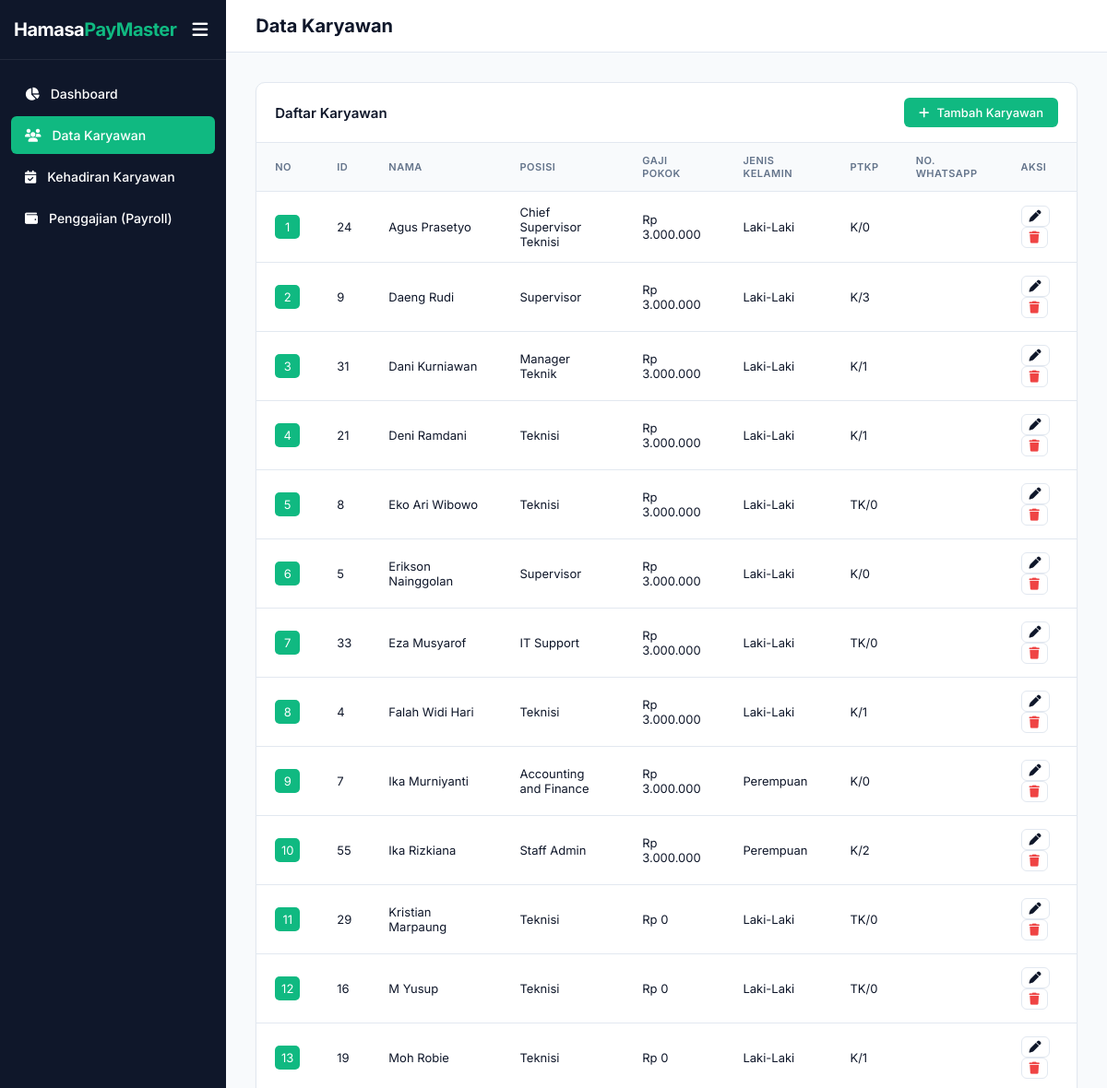
The page /employees (signed in, upper part) on the database as committed earlier.
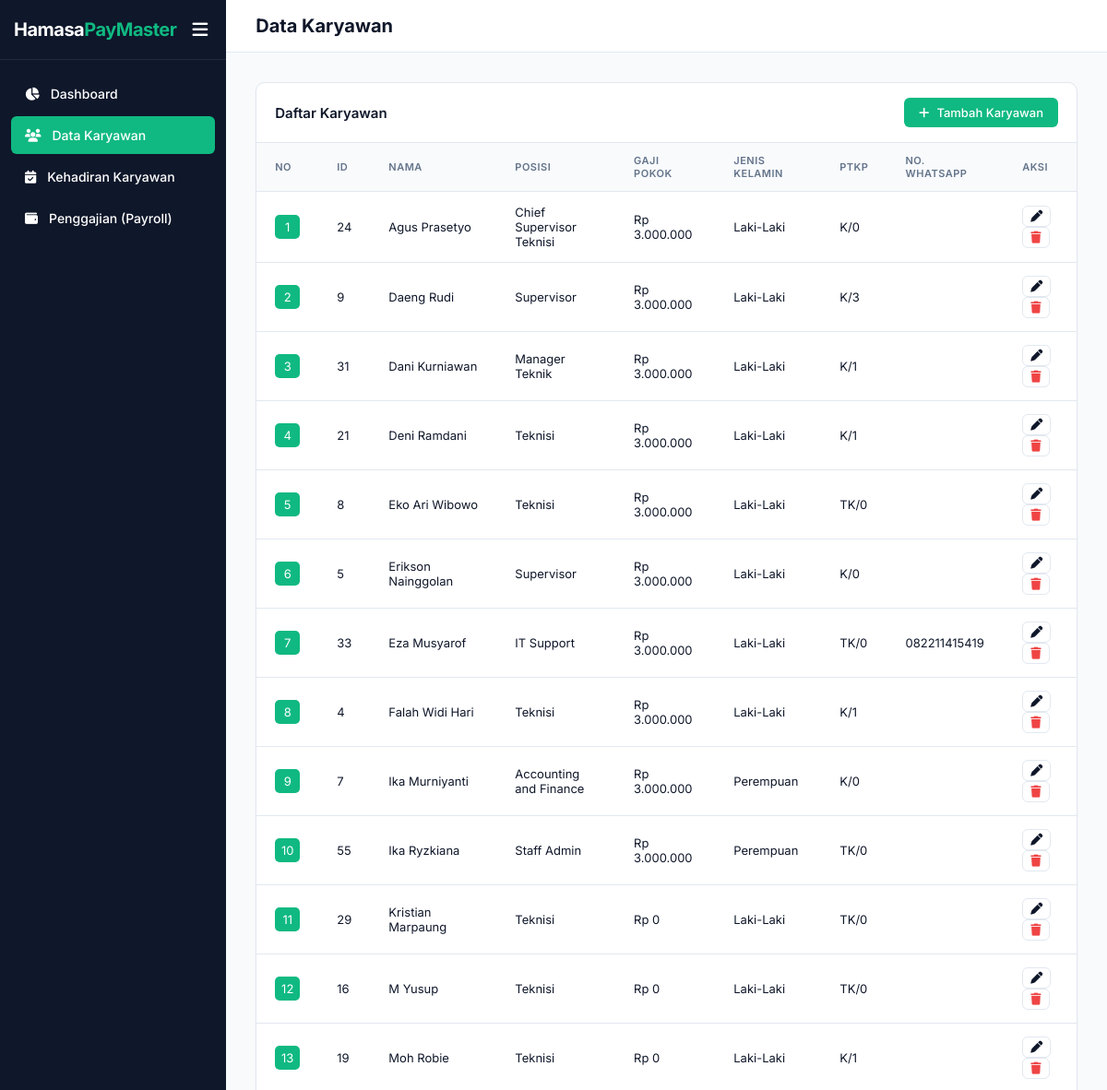
The same page on the database as committed later.
### models.py (models this page shows)
class Employee(db.Model):
    __tablename__ = "employees"
    id = db.Column(db.Integer, primary_key=True)
    user_id = db.Column(db.String(20), unique=True, nullable=False)  # ID Mesin
    name = db.Column(db.String(100))
    position = db.Column(db.String(100))
    basic_salary = db.Column(db.Float, default=0)
    gender = db.Column(db.String(50))
    married_status = db.Column(db.Integer)
    dependents = db.Column(db.Integer)
    phone = db.Column(db.String(30))
    email = db.Column(db.String(100))
    status = db.Column(db.String(20), default="Aktif")

### routes/dashboard_routes.py (the view)
@dashboard_bp.route("/employees")
@login_required
def employees_page():
    today = datetime.date.today()
    periode_param = request.args.get("periode", today.strftime("%Y-%m"))
    try:
        periode_raw = periode_param
    except ValueError:
        periode_raw = today.strftime("%Y-%m")
    employees = Employee.query.order_by(
        Employee.name.asc()
    ).all()
    for employee in employees:
        status = "K" if employee.married_status else "TK"
        dependents = min(employee.dependents or 0, 3)
        employee.ptkp = f"{status}/{dependents}"
    return render_template(
        "employees.html",
        employees=employees,
        periode_raw=periode_raw
    )

### routes/user_routes.py (called while the page is built)
def login_required(f):
    @wraps(f)
    def decorated_function(*args, **kwargs):
        if "user_id" not in session:
            return redirect("/login")
        return f(*args, **kwargs)
    return decorated_function

### templates/employees.html (shortened to what the changed rows need)
<!DOCTYPE html>
<html lang="id">
<head>
    <link rel="stylesheet" href="https://cdnjs.cloudflare.com/ajax/libs/font-awesome/6.4.0/css/all.min.css">
    <link rel="stylesheet" href="{{ url_for('static', filename='css/styles.css') }}">
</head>
<body data-page="{{ active_page|default('dashboard') }}">
    <main>
        <header>
            <div class="header-title">
                <h1 id="page-title">Data Karyawan</h1>
            </div>
        </header>
        <div class="content-area">
            <section id="view-karyawan">
                <div class="card">
                    <div class="table-responsive">
                        <table>
                            <thead>
                                <tr>
                                    <th>No</th>
                                    <th>ID</th>
                                    <th>Nama</th>
                                    <th>Posisi</th>
                                    <th>Gaji Pokok</th>
                                    <th>Jenis Kelamin</th>
                                    <th>PTKP</th>
                                    <th>No. WhatsApp</th>
                                    <th>Aksi</th>
                                </tr>
                            </thead>
                            <tbody id="employee-table-body">
                                {% for emp in employees %}
                                <tr>
                                    <td><div style="background-color: var(--accent); width: 27px; height: 100%; color: white; border-radius: 5px; text-align: center; padding: 5px;">{{ loop.index }}</div></td>
                                    <td>{{ emp.user_id }}</td>
                                    <td>{{ emp.name }}</td>
                                    <td>{{ emp.position }}</td>
                                    <td class="harga">{{ emp.basic_salary }}</td>
                                    <td>{{ emp.gender }}</td>
                                    <td>{{ emp.ptkp }}</td>
                                    <td>{{ emp.phone }}</td>
                                    <td>
                                        <button class="btn btn-outline" style="padding:4px 8px;" onclick="openEmpModal('{{emp.id}}')"><i class="fa-solid fa-pen"></i></button>
                                        <button class="btn btn-outline" style="padding:4px 8px; color:var(--danger);" onclick="deleteEmployee('{{emp.id}}','{{emp.name}}')"><i class="fa-solid fa-trash"></i></button>
                                    </td>
                                </tr>
                                {% endfor %}
                            </tbody>
                        </table>
                    </div>
                </div>
            </section>
        </div>
    </main>
</body>
</html>

Rows that differ between the two databases and show on the page:
changed Employee "Eza Musyarof": phone (not shown) → "082211415419"
changed Employee "Staff Admin": name "Ika Rizkiana" → "Ika Ryzkiana"; ptkp "K/2" → "TK/0"
